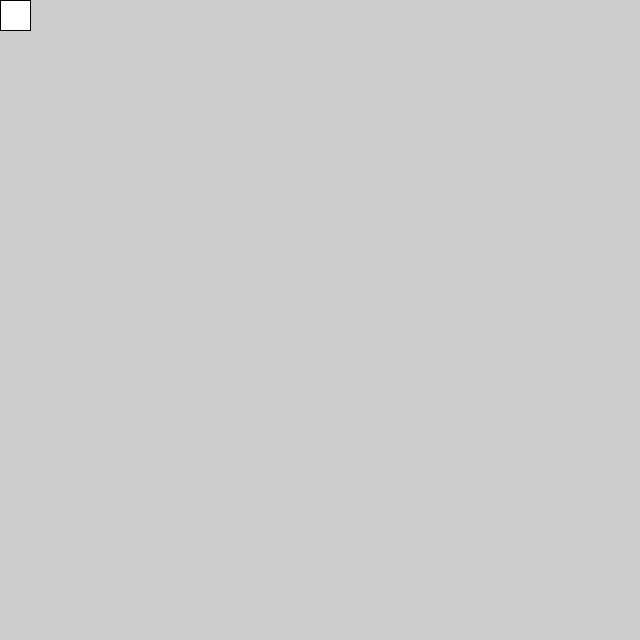
Frame 1 (no input)
Frame 60 (the mouse pressed at the canvas centre just before this capture): identical to frame 1, image omitted
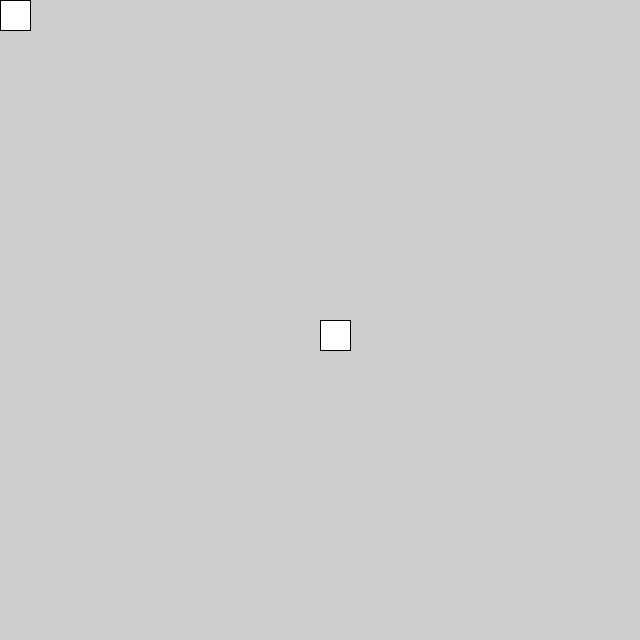
Frame 120 (the mouse held since frame 60 and released just before this capture)

The Processing sketch that drew these frames (run headless with seeded random() and noise(); from frame 60 on, the mouse is pressed at the canvas centre):

// Processing sketch: sketch_170328_example601
// ── sketch_170328_example601.pde
/*
* 初期処理
* 初回のみ実行
*/
void setup() {
  size(640, 640);
}

/*
* 描写処理
* 実行中は繰返し実行
*/
void draw() {
  translate(mouseX, mouseY);
  rect(0, 0, 30, 30);
}
